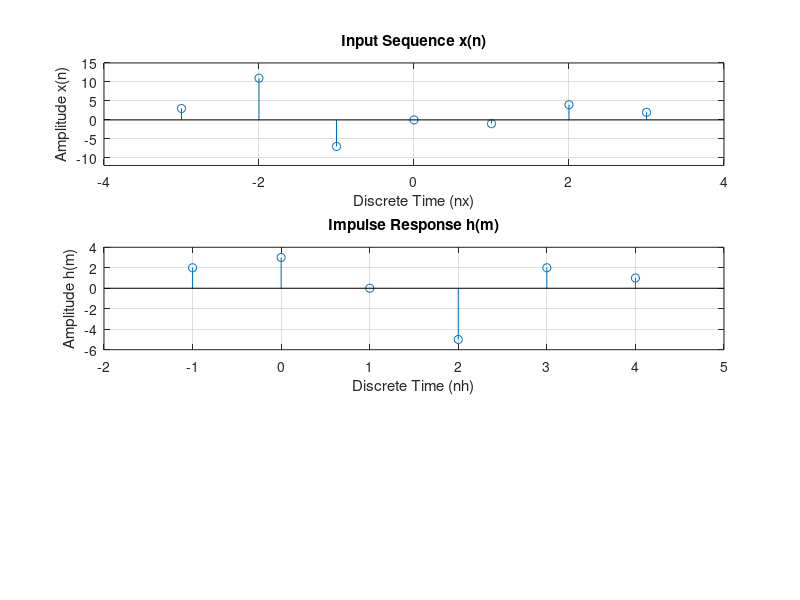

This figure's MATLAB source: (Note: this script raises an error after producing the figure.)
clc; 
clear all; 
close all;

x = [3, 11, -7, 0, -1, 4, 2];  % Input sequence 1
nx = [-3 : 1 : 3];  % Time index for x

subplot(3,1,1);
stem(nx, x);
xlabel('Discrete Time (nx)');
ylabel('Amplitude x(n)');
title('Input Sequence x(n)');
axis([-4 4 -12 15]);
grid on;

h = [2, 3, 0, -5, 2, 1];  % Input sequence 2
nh = -1 : 1 : 4;  % Time index for h
subplot(3,1,2);
stem(nh, h);
xlabel('Discrete Time (nh)');
ylabel('Amplitude h(m)');
title('Impulse Response h(m)');
axis([-2 5 -6 4]);
grid on;

[y, ny] = conv_m(x,nx,h,nh);  % Compute convolution sum
subplot(3,1,3);
stem(ny, y);
xlabel('Discrete Time (ny)');
ylabel('Amplitude (n)');
title('Convolution Sum');
axis([-5 10 -60 60])
grid on;